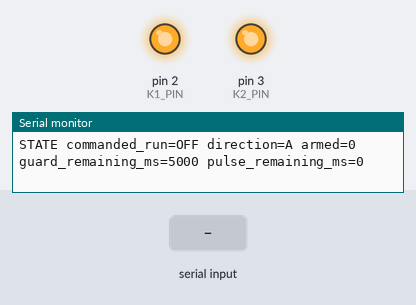
A sketch run on a simulated Arduino Uno, built with avr-gcc and run on an emulated ATmega328P. On the bench: output pins drawn as LEDs (lit = HIGH), the last lines printed to the serial monitor. The test bench sets the inputs (shaded band).

Above: at 1.2 s.
1.3 s: "STOP\n" received over Serial
2.8 s: "ID\n" received over Serial
4.3 s: "ARM\n" received over Serial
5.8 s: "DIR B\n" received over Serial
At 6.4 s:
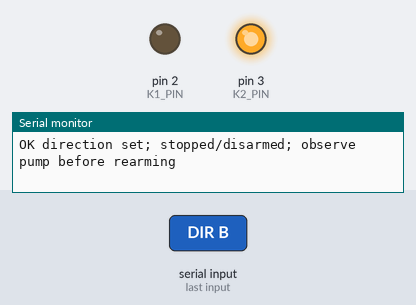
Timing chart, 0 to 8.3 s (numbered marks = the images above; inputs shaded):
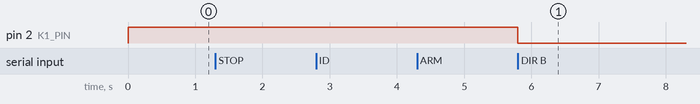

The sketch:

pump_test.ino
```cpp
// Incremental, supervised pump tests. Relay contacts verified active-low.
// Power the pump OFF before upload/reset. No motion or contact feedback exists.
#include <Arduino.h>
#include <avr/wdt.h>
#include <string.h>

// Disable a watchdog surviving reset before C runtime initialization.
void disableWatchdogEarly(void) __attribute__((naked, section(".init3"), used));
void disableWatchdogEarly(void) {
  MCUSR = 0;
  wdt_disable();
}

const uint8_t K1_PIN = 2, K2_PIN = 3;
const unsigned long STOP_GUARD_MS = 5000UL;
const unsigned long ARM_WINDOW_MS = 10000UL;
const unsigned long MAX_PULSE_MS = 10000UL;
bool directionB = false, running = false, armed = false;
unsigned long stoppedAt = 0, armedAt = 0, startedAt = 0, pulseMs = 0;
char command[32];
uint8_t length = 0;
bool overflow = false;

void stopPump() {
  // Preserve direction: STOP/timeout must not reverse a coasting rotor.
  digitalWrite(K2_PIN, HIGH);
  if (running) stoppedAt = millis();
  running = false;
  armed = false;
}

void checkDeadlines() {
  unsigned long now = millis();
  if (running && now - startedAt >= pulseMs) {
    stopPump();
    Serial.println(F("AUTO_STOP pulse complete; direction preserved"));
  }
  if (armed && now - armedAt >= ARM_WINDOW_MS) {
    armed = false;
    Serial.println(F("DISARMED arm window expired"));
  }
}

void status() {
  unsigned long elapsed = millis() - stoppedAt;
  Serial.print(F("STATE commanded_run="));
  Serial.print(running ? F("ON") : F("OFF"));
  Serial.print(F(" direction="));
  Serial.print(directionB ? F("B") : F("A"));
  Serial.print(F(" armed="));
  Serial.print(armed ? 1 : 0);
  Serial.print(F(" guard_remaining_ms="));
  Serial.print(elapsed < STOP_GUARD_MS ? STOP_GUARD_MS - elapsed : 0);
  Serial.print(F(" pulse_remaining_ms="));
  Serial.println(running ? pulseMs - (millis() - startedAt) : 0);
}

void reject(const __FlashStringHelper *reason) {
  stopPump();
  Serial.print(F("ERR stopped/disarmed: "));
  Serial.println(reason);
}

void execute() {
  command[length] = '\0';
  checkDeadlines();
  if (!strcmp(command, "STOP") || !strcmp(command, "OFF")) {
    stopPump();
    Serial.println(F("OK STOP; direction preserved"));
  } else if (!strcmp(command, "STATUS")) {
    status();
  } else if (!strcmp(command, "ID")) {
    Serial.println(F("ID ISMATEC_PUMP_TEST_v2 max_pulse_ms=10000 stop_guard_ms=5000 watchdog_ms=1000"));
  } else if (!strcmp(command, "ARM")) {
    if (running || millis() - stoppedAt < STOP_GUARD_MS)
      reject(F("wait stopped at least 5s; operator must confirm no motion"));
    else {
      armed = true;
      armedAt = millis();
      Serial.println(F("OK ARMED one pulse within 10s"));
    }
  } else if (!strcmp(command, "DIR A") || !strcmp(command, "DIR B")) {
    if (running || millis() - stoppedAt < STOP_GUARD_MS) {
      reject(F("direction requires stopped at least 5s AND observed rotor stopped"));
    } else {
      armed = false;
      directionB = command[4] == 'B';
      digitalWrite(K1_PIN, directionB ? LOW : HIGH);
      stoppedAt = millis(); // also enforce 5s observation after changing direction
      Serial.println(F("OK direction set; stopped/disarmed; observe pump before rearming"));
    }
  } else if (!strncmp(command, "PULSE ", 6)) {
    unsigned long duration = 0;
    if (!command[6]) { reject(F("pulse requires 250..10000 ms")); return; }
    for (uint8_t i = 6; command[i]; ++i) {
      if (command[i] < '0' || command[i] > '9' || i >= 11) {
        reject(F("invalid duration")); return;
      }
      duration = duration * 10 + command[i] - '0';
    }
    if (duration < 250 || duration > MAX_PULSE_MS) {
      reject(F("pulse requires 250..10000 ms")); return;
    }
    if (running || !armed || millis() - armedAt >= ARM_WINDOW_MS ||
        millis() - stoppedAt < STOP_GUARD_MS) {
      reject(F("pulse requires fresh ARM after observed stop")); return;
    }
    armed = false; // single-use authorization; no command can extend this pulse
    pulseMs = duration;
    startedAt = millis();
    running = true;
    digitalWrite(K2_PIN, LOW);
    Serial.print(F("OK PULSE ms="));
    Serial.println(pulseMs);
  } else {
    reject(F("unknown command"));
  }
}

void setup() {
  digitalWrite(K2_PIN, HIGH);
  digitalWrite(K1_PIN, HIGH);
  pinMode(K2_PIN, OUTPUT);
  pinMode(K1_PIN, OUTPUT);
  stoppedAt = millis();
  Serial.begin(115200);
  wdt_enable(WDTO_1S);
  Serial.println(F("READY ISMATEC_PUMP_TEST_v2 STOP direction=A DISARMED"));
  status();
}

void loop() {
  wdt_reset();
  checkDeadlines();
  // Bound input work so continuous traffic cannot postpone the stop check.
  for (uint8_t budget = 0; budget < 32 && Serial.available(); ++budget) {
    char c = Serial.read();
    if (c == '\r') continue;
    if (c == '\n') {
      if (!overflow && length) execute();
      length = 0;
      overflow = false;
    } else if (!overflow) {
      if (length < sizeof(command) - 1) command[length++] = c;
      else {
        overflow = true;
        reject(F("command too long"));
      }
    }
    checkDeadlines();
  }
}
```

Measured:
- after the input at 5.8 s, pin 2 (K1_PIN): HIGH → LOW at once
